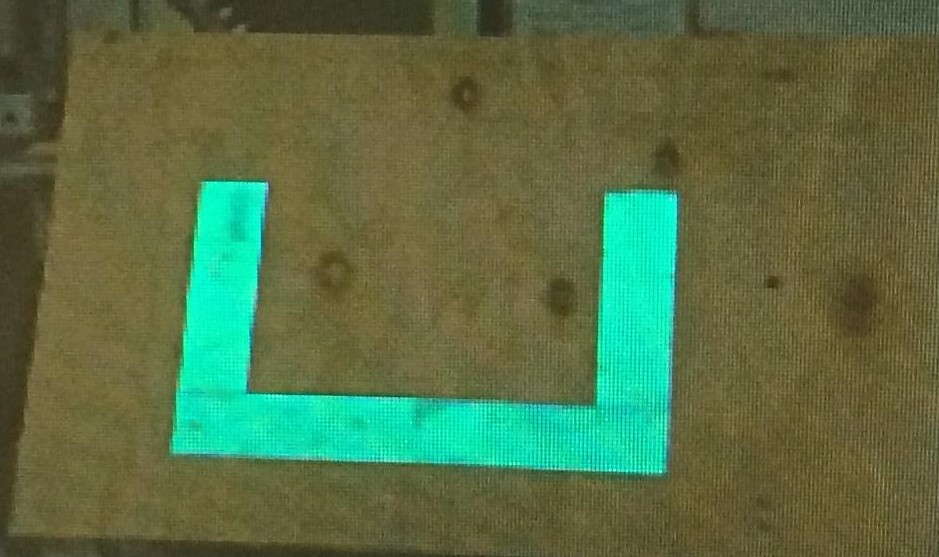
#> input picture Skonan/DevelopmentFiles/FRC.jpg, 939 x 557 px, given in place of the camera
$ python testVideo5.py   (older library calls are emulated)
#> lines starting #> are read from the running program, lines starting #| are printed output that depends on the picture; after the words box and inside, x2 and y2 are one past the last pixel; in counts of white or black regions, pixels touching at a corner belong together
import numpy as np
import cv2
import time
import matplotlib.pyplot as plt


def onmouse(k, x, y, s, p):
    global hsv
    if k == 1:  # left mouse, print pixel at x,y
        print(hsv[y, x])

def distance_to_camera(Kwidth, focalLength, pixelWidth):
    return (Kwidth * focalLength) / pixelWidth


if __name__ == '__main__':

    cap = cv2.VideoCapture(1)
    cap.set(3, 1920)
    cap.set(4, 1080)
    cap.set(5, 30)
    time.sleep(2)
    cap.set(15, -8.0)

    KNOWN_WIDTH = 18

    # focalLength =  focalLength = (rect[1][1] * 74) / 18

    focalLength = 341.7075686984592

    distance_data = []

    print('press x to exit')
    while (True):
        # Capture frame-by-frame
        ret, img = cap.read()
#> img is the input picture: shape (557, 939, 3); mean B, G, R 70.5, 110.5, 88.8

        length1, width1, channels = img.shape
#> length1 = 557; width1 = 939; channels = 3
        img = cv2.GaussianBlur(img, (5, 5), 0)

        hsv = cv2.cvtColor(img.copy(), cv2.COLOR_BGR2HSV)
#> hsv: shape (557, 939, 3); mean H, S, V 35, 128.1, 115.1

        # lower_green = np.array([75, 200, 170])
        # lower_green = np.array([53,180,122])

        lower_green = np.array([70, 120, 120])

        upper_green = np.array([120, 200, 255])

        mask = cv2.inRange(hsv, lower_green, upper_green)
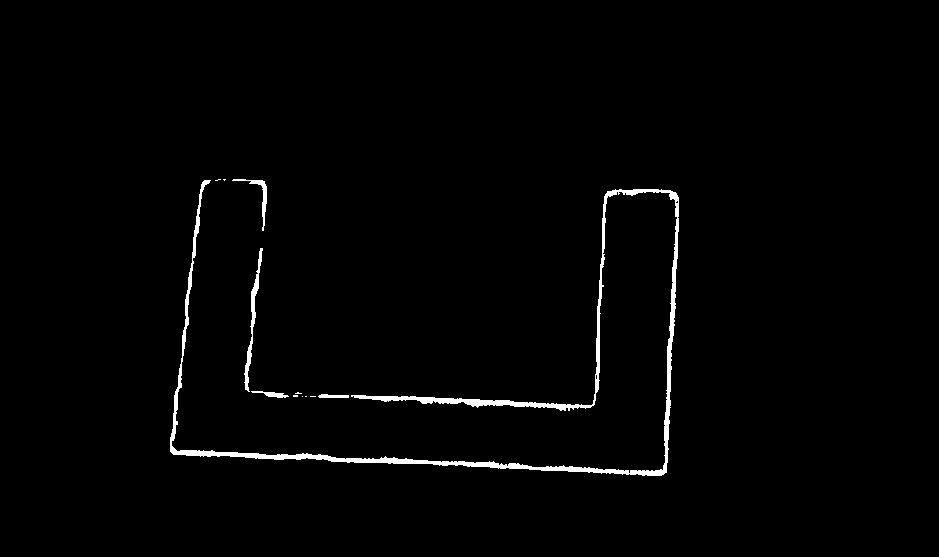
#> mask: shape (557, 939); 1.4% white; 12 white regions (7 under 20 px), largest, box (x1, y1, x2, y2) and area: (170, 180, 679, 476) 6483, (244, 248, 263, 392) 515, (232, 179, 267, 231) 253, (251, 391, 289, 398) 124, (318, 394, 349, 398) 98
        res = cv2.bitwise_and(hsv, hsv, mask=mask)
#> res: shape (557, 939, 3); mean H, S, V 1.2, 2.4, 2.5

        gray = cv2.cvtColor(res, cv2.COLOR_BGR2GRAY)

        edged = cv2.Canny(res, 35, 125)
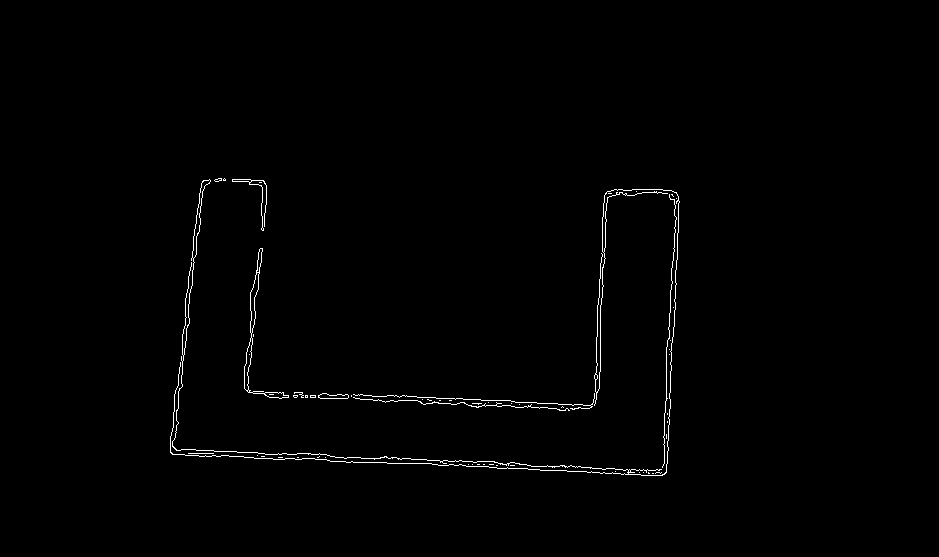
#> edged: shape (557, 939); 0.77% white in thin lines or dots, all inside (x1, y1, x2, y2) = (170, 178, 680, 476)

        im2, contours, hierarchy = cv2.findContours(edged.copy(), cv2.RETR_LIST, cv2.CHAIN_APPROX_NONE)
#> contours = 75 contours, 64 with area under 20; largest, box (x1, y1, x2, y2) and area: (244, 248, 289, 399) 608, (170, 179, 680, 476) 333, (192, 179, 211, 259) 262, (250, 272, 260, 334) 238, (244, 337, 253, 391) 194

        c = max(contours, key=cv2.contourArea)
#> c = contour of 395 points, box (x1, y1, x2, y2) (244, 248, 289, 399), area 608


        # print("Contours: %d" % contours.size())
        # print("Hierarchy: %d" % hierarchy.size())


        if (len(contours) != 0):

            cv2.drawContours(img, c, -1, (0, 0, 255), 3)

            perimeter = cv2.arcLength(c, True)
#> perimeter = 422.8

            M = cv2.moments(c)
#> M = moments, m00 608.5, centre m10/m00, m01/m00 = (255.7, 332.3)

            cx = 0
            cy = 0

            if (M['m00'] != 0):
                cx = int(M['m10'] / M['m00'])  # Center of MASS Coordinates
#> cx = 255
                cy = int(M['m01'] / M['m00'])
#> cy = 332

            rect = cv2.minAreaRect(c)
#> rect = ((254.4, 326), (42.11, 151.6), -10.03)
            box = cv2.boxPoints(rect)
#> box = [[246.9, 404.3], [220.5, 255], [261.9, 247.7], [288.3, 396.9]]
            box = np.int0(box)
#> box = [[246, 404], [220, 254], [261, 247], [288, 396]]
            cv2.drawContours(img, [box], 0, (255, 0, 0), 2)
            cv2.circle(img, (cx, cy), 7, (0, 0, 255), -1)
#> img: shape (557, 939, 3); mean B, G, R 70.3, 109.6, 89.3

            cv2.line(img, (int(width1 / 2), int(length1 / 2)), (cx, cy), (255, 0, 0), 2)
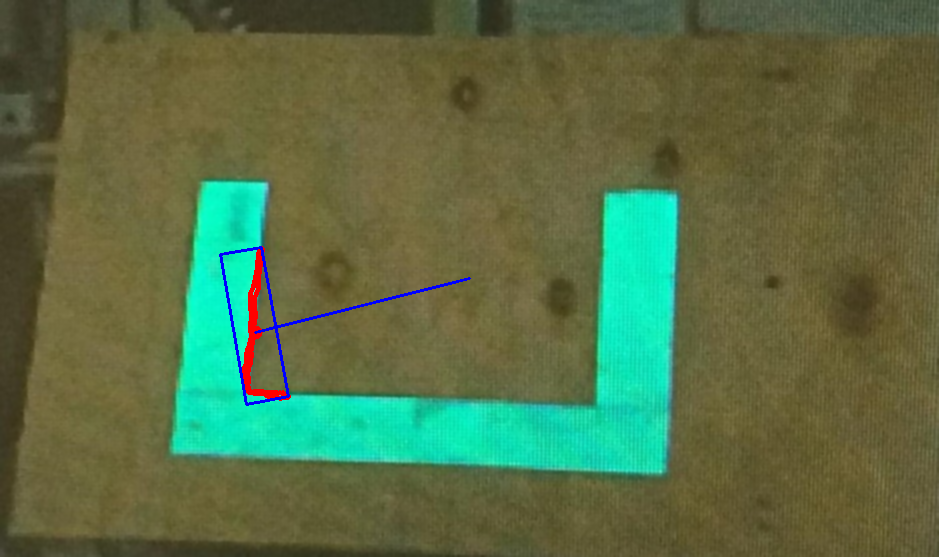
#> img: shape (557, 939, 3); mean B, G, R 70.5, 109.5, 89.2


            if(rect[1][1] != 0):
                inches = distance_to_camera(KNOWN_WIDTH, focalLength, rect[1][1])
#> inches = 40.57

                #print(inches)
                distance_data.append(inches)

            """
            print('The len and width of the fitted rectangle are (in pixels): %s,%s' % (int(rect[1][1]), int(rect[1][0])))
            print('Center of Mass is Approx at Location: %s,%s' % (cx, cy))

            if ((cx - width1/2) >0  ):
                print('Move to the right')
            else:
                print('Move to the left')


            """
        cv2.namedWindow("Image w Contours")
        cv2.setMouseCallback("Image w Contours", onmouse)
        cv2.imshow('Image w Contours', img)

        if cv2.waitKey(1) & 0xFF == ord('x'):
#> (key x is pressed here)
            break

# When everything done, release the capture
cap.release()
cv2.destroyAllWindows()


plt.plot(distance_data)
plt.xlabel('TimeData')
plt.ylabel('Distance to Target(in) ')
plt.title('Distance vs Time From Camera')
plt.show()
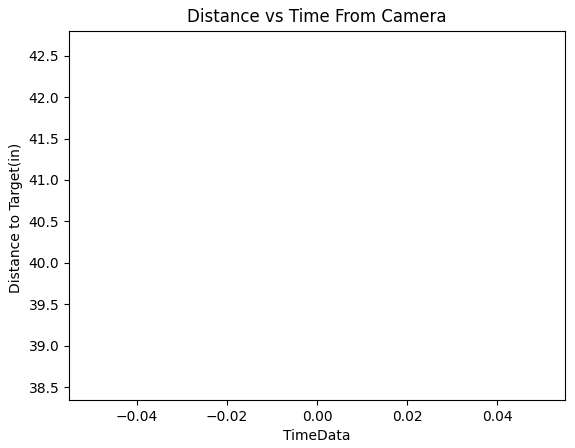
#> figure drawn by matplotlib, 1 panel
